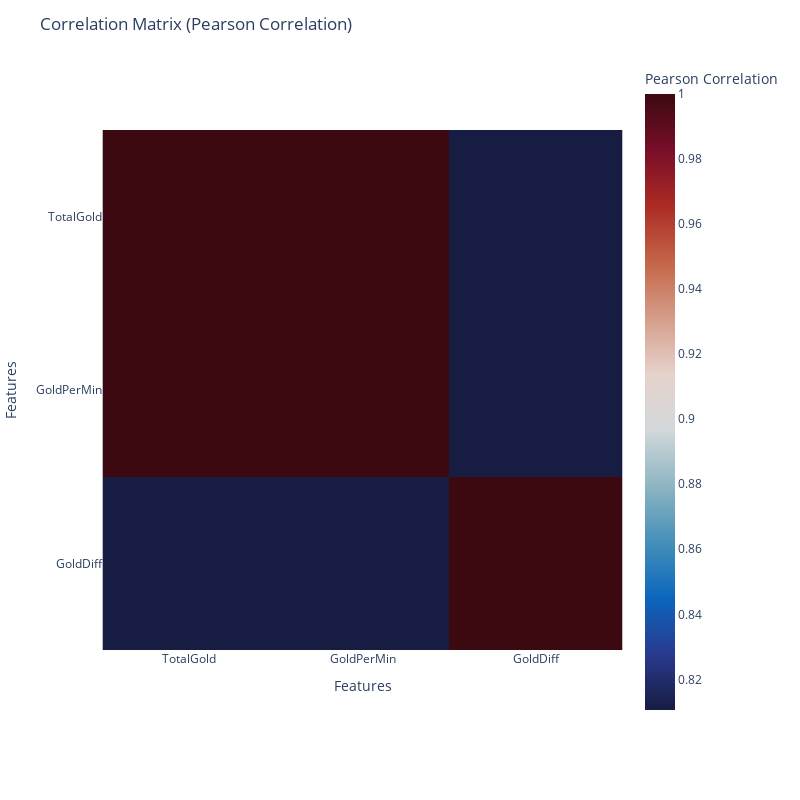

This figure's notebook cell:
### Code cell
plot_correlation_matrix_plotly(df[economic_features], method='pearson')

### Figure 1 — Plotly figure (JSON) as saved in the notebook; plotly's stock layout.template omitted (floating-point values rounded to 4 significant figures)
{"data": [{"coloraxis": "coloraxis", "hovertemplate": "Features: %{x}<br>Features: %{y}<br>Pearson Correlation: %{z}<extra></extra>", "name": "0", "type": "heatmap", "x": ["TotalGold", "GoldPerMin", "GoldDiff"], "xaxis": "x", "y": ["TotalGold", "GoldPerMin", "GoldDiff"], "yaxis": "y", "z": [[1, 1.0, 0.8106], [1.0, 1, 0.8106], [0.8106, 0.8106, 1]]}], "layout": {"coloraxis": {"colorbar": {"title": {"text": "Pearson Correlation"}}, "colorscale": [[0, "rgb(23, 28, 66)"], [0.09091, "rgb(41, 58, 143)"], [0.1818, "rgb(11, 102, 189)"], [0.2727, "rgb(69, 144, 185)"], [0.3636, "rgb(142, 181, 194)"], [0.4545, "rgb(210, 216, 219)"], [0.5455, "rgb(230, 210, 204)"], [0.6364, "rgb(213, 157, 137)"], [0.7273, "rgb(196, 101, 72)"], [0.8182, "rgb(172, 43, 36)"], [0.9091, "rgb(120, 14, 40)"], [1, "rgb(60, 9, 17)"]]}, "height": 800, "margin": {"t": 60}, "title": {"text": "Correlation Matrix (Pearson Correlation)"}, "width": 800, "xaxis": {"anchor": "y", "constrain": "domain", "domain": [0, 1], "scaleanchor": "y", "title": {"text": "Features"}}, "yaxis": {"anchor": "x", "autorange": "reversed", "constrain": "domain", "domain": [0, 1], "title": {"text": "Features"}}}}
